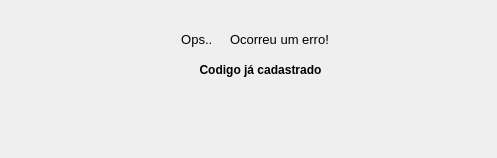
<?xml version="1.0" encoding="UTF-8"?>
<ui version="4.0">
 <class>Dialog</class>
 <widget class="QDialog" name="Dialog">
  <property name="geometry">
   <rect>
    <x>0</x>
    <y>0</y>
    <width>497</width>
    <height>158</height>
   </rect>
  </property>
  <property name="windowTitle">
   <string>Erro!</string>
  </property>
  <property name="styleSheet">
   <string notr="true"/>
  </property>
  <widget class="QLabel" name="label">
   <property name="geometry">
    <rect>
     <x>180</x>
     <y>30</y>
     <width>37</width>
     <height>19</height>
    </rect>
   </property>
   <property name="font">
    <font>
     <pointsize>10</pointsize>
    </font>
   </property>
   <property name="text">
    <string>Ops.. </string>
   </property>
   <property name="alignment">
    <set>Qt::AlignCenter</set>
   </property>
  </widget>
  <widget class="QLabel" name="label_2">
   <property name="geometry">
    <rect>
     <x>230</x>
     <y>30</y>
     <width>281</width>
     <height>19</height>
    </rect>
   </property>
   <property name="font">
    <font>
     <pointsize>10</pointsize>
    </font>
   </property>
   <property name="text">
    <string>Ocorreu um erro!</string>
   </property>
  </widget>
  <widget class="QLabel" name="label_3">
   <property name="geometry">
    <rect>
     <x>20</x>
     <y>60</y>
     <width>481</width>
     <height>19</height>
    </rect>
   </property>
   <property name="font">
    <font>
     <pointsize>9</pointsize>
     <weight>75</weight>
     <bold>true</bold>
    </font>
   </property>
   <property name="text">
    <string>Codigo já cadastrado</string>
   </property>
   <property name="alignment">
    <set>Qt::AlignCenter</set>
   </property>
  </widget>
  <widget class="QLabel" name="label_4">
   <property name="geometry">
    <rect>
     <x>210</x>
     <y>100</y>
     <width>71</width>
     <height>41</height>
    </rect>
   </property>
   <property name="text">
    <string/>
   </property>
   <property name="pixmap">
    <pixmap>../../../../../.designer/backup/imagem/alerta-1.png</pixmap>
   </property>
   <property name="scaledContents">
    <bool>true</bool>
   </property>
  </widget>
 </widget>
 <resources/>
 <connections/>
</ui>
